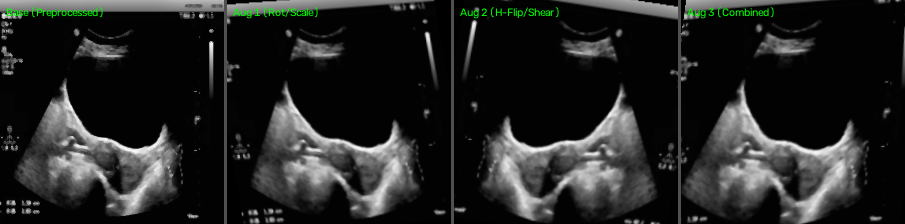
#> input picture reports/augmentation_samples/augmentation_sample_01_UF_1.2.826.0.1.3680043.2.461.11219581.1358591605.png, 905 x 224 px; its folder holds only this picture in this run
$ python -i viewport_cropper.py   (imports and definitions only)
#> lines starting #> are read from the running program, lines starting #| are printed output that depends on the picture; after the words box and inside, x2 and y2 are one past the last pixel; in counts of white or black regions, pixels touching at a corner belong together
#> further down, picture is the input picture: shape (224, 905, 3); mean R, G, B 35.7, 36.8, 35.7
"""
viewport_cropper.py
Automated Ultrasound Viewport & Sector Extraction Module

Removes:
- Non-acoustic black borders/letterboxing
- Ultrasound machine top headers (hospital name, patient ID, date/time)
- Bottom/side UI overlays (depth scales, dB gain text, frequency indicators)
- Watermark margins

Isolates:
- The active B-mode acoustic sector/fan containing pelvic anatomy.
"""

import cv2
import numpy as np
from PIL import Image

def extract_ultrasound_viewport(image, min_intensity_thresh=15, margin_pad=5):
    """
    Locates the active ultrasound acoustic cone/fan and crops out extraneous machine UI margins.
    Accepts:
        image: numpy.ndarray (H, W, 3) or (H, W) or PIL.Image
    Returns:
        cropped: numpy.ndarray of the cropped ultrasound viewport
        bbox: (ymin, xmin, ymax, xmax) relative to original image
    """
#> called with min_intensity_thresh = 15, margin_pad = 5
    if isinstance(image, Image.Image):
        img_np = np.array(image)
    else:
        img_np = image.copy()

    if len(img_np.shape) == 3:
        gray = cv2.cvtColor(img_np, cv2.COLOR_RGB2GRAY)
    else:
        gray = img_np.copy()

    h, w = gray.shape
#> h = 224; w = 905

    # 1. Mask ultrasound fan pixels (pixels with actual acoustic echo)
    # Ultrasound fan has typical echogenic speckle > 15
    _, binary = cv2.threshold(gray, min_intensity_thresh, 255, cv2.THRESH_BINARY)
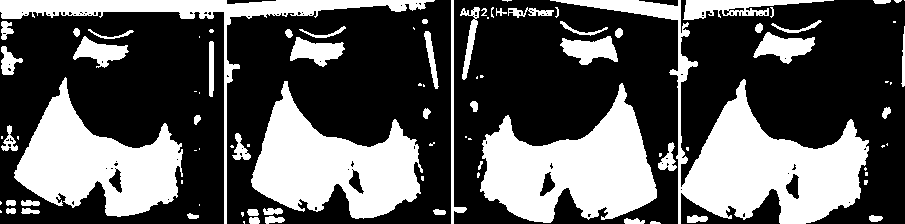
#> binary: shape (224, 905); 34.9% white; 95 white regions (41 under 20 px), largest, box (x1, y1, x2, y2) and area: (550, 0, 869, 224) 16151, (480, 83, 657, 223) 13352, (251, 81, 423, 219) 12143

    # 2. Morphological closing to bridge speckle holes within the uterine sector
    kernel_close = cv2.getStructuringElement(cv2.MORPH_ELLIPSE, (15, 15))
    closed = cv2.morphologyEx(binary, cv2.MORPH_CLOSE, kernel_close)
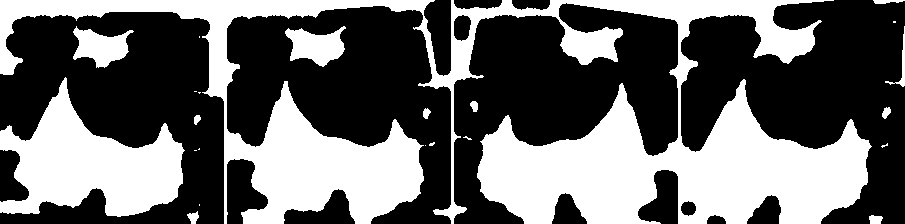
#> closed: shape (224, 905); 40.4% white; 23 white regions (11 under 20 px), largest, box (x1, y1, x2, y2) and area: (0, 0, 872, 224) 65079, (0, 77, 185, 217) 13157, (285, 26, 346, 67) 1506

    # 3. Find connected components to locate the main ultrasound acoustic cone
    num_labels, labels, stats, centroids = cv2.connectedComponentsWithStats(closed, connectivity=8)
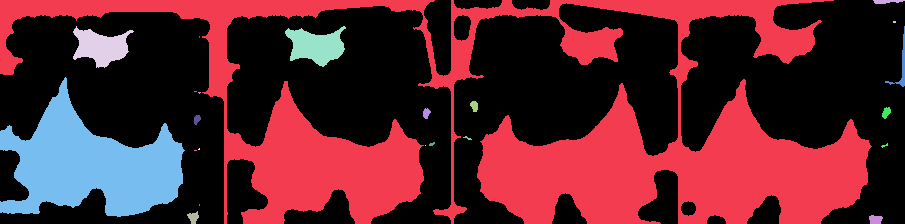
#> labels: shape (224, 905) int32; 24 distinct labels, from 0 to 23; one colour per label, 0 black
#> num_labels = 24; stats = 24 rows, first 6: [0, 0, 905, 224, 120744], [0, 0, 872, 224, 65079], [873, 0, 32, 4, 91], [893, 21, 3, 2, 6], [73, 26, 61, 42, 1439], [285, 26, 61, 41, 1506]; centroids = 24 rows, first 8: [458.5, 98.21], [521.5, 128.3], [886.4, 1.1], [894, 21.5], [100.5, 46.45], [315.7, 45.54], [901.3, 64.96], [199, 36.5]

    if num_labels <= 1:
        # Fallback if image is uniformly dark or binary empty
        return img_np, (0, 0, h, w)

    # Skip background label 0, find component with largest area
    areas = stats[1:, cv2.CC_STAT_AREA]
#> areas = 23 values, max 65079 at index 0, min 1 at index 17, mean 3564.2
    max_idx = np.argmax(areas) + 1  # 1-indexed
#> max_idx = 1

    x = stats[max_idx, cv2.CC_STAT_LEFT]
#> x = 0
    y = stats[max_idx, cv2.CC_STAT_TOP]
#> y = 0
    bw = stats[max_idx, cv2.CC_STAT_WIDTH]
#> bw = 872
    bh = stats[max_idx, cv2.CC_STAT_HEIGHT]
#> bh = 224

    # Sanity checks: ultrasound sector should be substantial (at least 20% of image width/height)
    if bw < w * 0.20 or bh < h * 0.20:
        return img_np, (0, 0, h, w)

    # Trim typical top machine header bar if it was connected (top 5-8% often contains patient text)
    # If the sector starts at y=0, check if row 0 to 25 has text lines
    ymin = max(0, y - margin_pad)
#> ymin = 0
    xmin = max(0, x - margin_pad)
#> xmin = 0
    ymax = min(h, y + bh + margin_pad)
#> ymax = 224
    xmax = min(w, x + bw + margin_pad)
#> xmax = 877

    cropped = img_np[ymin:ymax, xmin:xmax]
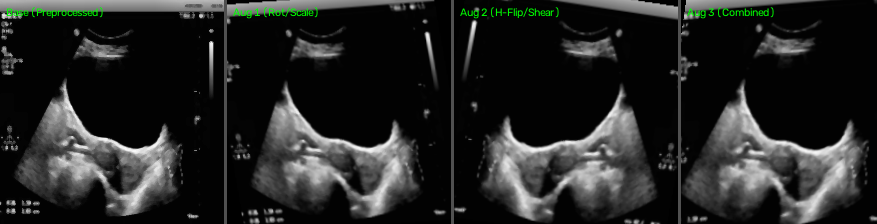
#> cropped: shape (224, 877, 3); mean R, G, B 36.7, 37.8, 36.7
    return cropped, (ymin, xmin, ymax, xmax)

# [27 lines not run here, left out]

>>> import cv2
>>> picture = cv2.cvtColor(cv2.imread('../../../reports/augmentation_samples/augmentation_sample_01_UF_1.2.826.0.1.3680043.2.461.11219581.1358591605.png'), cv2.COLOR_BGR2RGB)
>>> result = extract_ultrasound_viewport(picture)

$ run again, on reports/augmentation_samples/augmentation_sample_02_UF_1.2.826.0.1.3680043.2.461.11221583.696933856.png
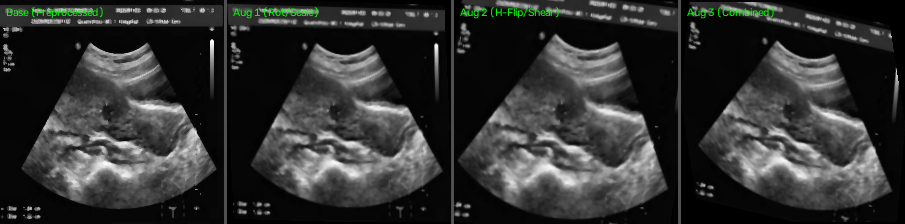
#> input picture reports/augmentation_samples/augmentation_sample_02_UF_1.2.826.0.1.3680043.2.461.11221583.696933856.png, 905 x 224 px
#> picture is the input picture: shape (224, 905, 3); mean R, G, B 49.7, 50.8, 49.7
#> binary: shape (224, 905); 54.4% white; 38 black regions (32 under 20 px), largest, box (x1, y1, x2, y2) and area: (681, 0, 905, 224) 24986, (227, 0, 451, 224) 23857, (0, 0, 224, 224) 23271, (454, 0, 678, 224) 19852, (622, 0, 678, 8) 218, (617, 95, 625, 101) 22
#> closed: shape (224, 905); 59.7% white; 8 black regions, largest, box (x1, y1, x2, y2) and area: (681, 0, 905, 224) 23222, (227, 26, 451, 224) 19965, (0, 27, 224, 224) 19819
#> in extract_ultrasound_viewport, `num_labels, labels, stats, centroids = cv2.connectedComponentsWithStat..`:
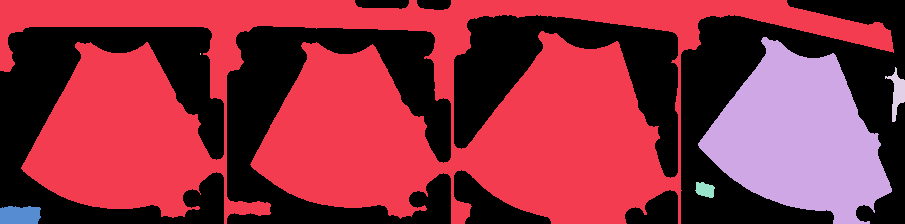
#> labels: shape (224, 905) int32; 7 distinct labels, from 0 to 6; one colour per label, 0 black
#> num_labels = 7; stats = [[0, 0, 905, 224, 81679], [0, 0, 894, 224, 98373], [698, 37, 194, 187, 21316], [200, 53, 1, 2, 2], [885, 67, 20, 55, 438], [695, 182, 20, 16, 233], [0, 206, 41, 18, 679]]; centroids = [[455.6, 108.2], [374.3, 107.8], [798.7, 137.2], [200, 53.5], [896.8, 92.56], [704.6, 189.4], [19.43, 214.9]]
#> areas = [98373, 21316, 2, 438, 233, 679]
#> max_idx = 1
#> x = 0
#> bw = 894
#> bh = 224
#> ymin = 0
#> ymax = 224
#> xmax = 899
#> in extract_ultrasound_viewport, `cropped = img_np[ymin:ymax, xmin:xmax]`:
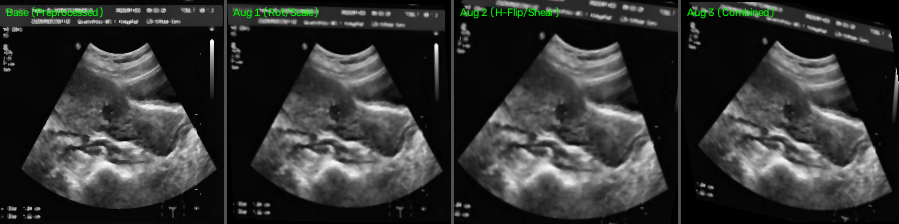
#> cropped: shape (224, 899, 3); mean R, G, B 50, 51.1, 50

$ run again, on reports/augmentation_samples/augmentation_sample_03_NUF_1.2.826.0.1.3680043.2.461.11229756.3714980984.png
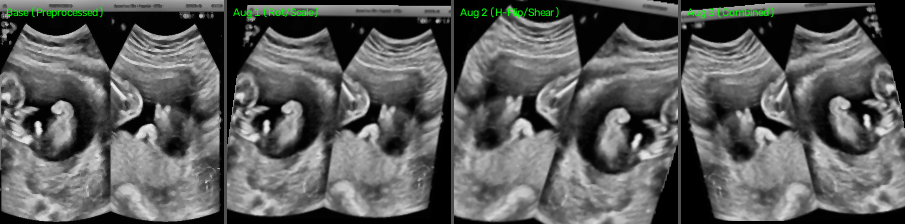
#> input picture reports/augmentation_samples/augmentation_sample_03_NUF_1.2.826.0.1.3680043.2.461.11229756.3714980984.png, 905 x 224 px
#> picture is the input picture: shape (224, 905, 3); mean R, G, B 91.3, 92.4, 91.3
#> in extract_ultrasound_viewport, `_, binary = cv2.threshold(gray, min_intensity_thresh, 255, cv2.THRESH_..`:
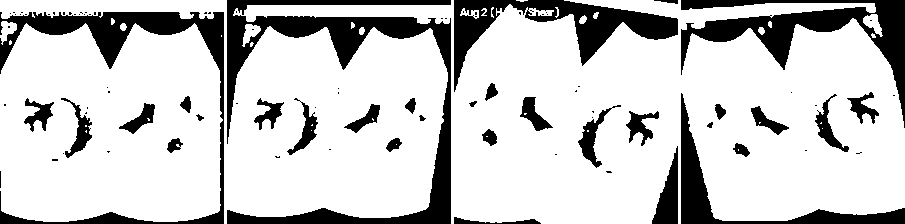
#> binary: shape (224, 905); 78.9% white; 91 black regions (59 under 20 px), largest, box (x1, y1, x2, y2) and area: (227, 0, 451, 224) 10869, (681, 0, 905, 128) 7057, (0, 12, 224, 224) 6935
#> in extract_ultrasound_viewport, `closed = cv2.morphologyEx(binary, cv2.MORPH_CLOSE, kernel_close)`:
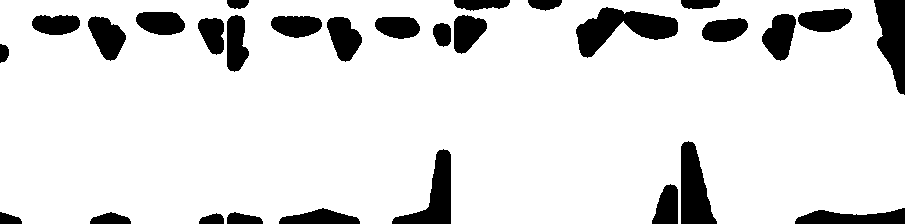
#> closed: shape (224, 905); 87.8% white; 29 black regions, largest, box (x1, y1, x2, y2) and area: (576, 7, 678, 58) 2489, (681, 141, 717, 224) 1953, (874, 0, 905, 95) 1932
#> num_labels = 2; stats = [[0, 0, 905, 224, 24643], [0, 0, 905, 224, 178077]]; centroids = [[504.4, 83.39], [444.7, 115.4]]
#> areas = [178077]
#> max_idx = 1
#> x = 0
#> bw = 905
#> bh = 224
#> ymin = 0
#> ymax = 224
#> xmax = 905

$ run again, on reports/augmentation_samples/augmentation_sample_04_NUF_1.2.826.0.1.3680043.2.461.11229757.2783613826.png
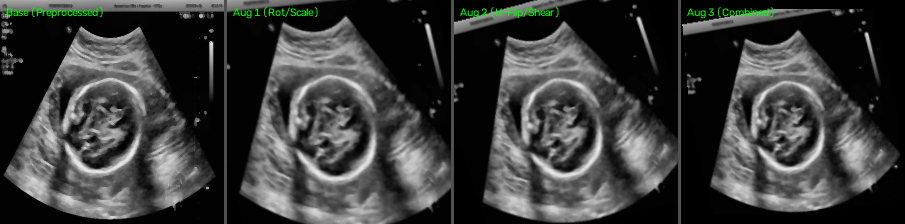
#> input picture reports/augmentation_samples/augmentation_sample_04_NUF_1.2.826.0.1.3680043.2.461.11229757.2783613826.png, 905 x 224 px
#> picture is the input picture: shape (224, 905, 3); mean R, G, B 58.7, 59.8, 58.7
#> binary: shape (224, 905); 57.6% white; 136 black regions (104 under 20 px), largest, box (x1, y1, x2, y2) and area: (681, 0, 905, 224) 25151, (0, 12, 224, 224) 19887, (454, 0, 678, 224) 18054
#> closed: shape (224, 905); 62.1% white; 14 black regions, largest, box (x1, y1, x2, y2) and area: (681, 0, 905, 224) 24041, (454, 15, 559, 224) 8983, (559, 0, 678, 128) 8407
#> in extract_ultrasound_viewport, `num_labels, labels, stats, centroids = cv2.connectedComponentsWithStat..`:
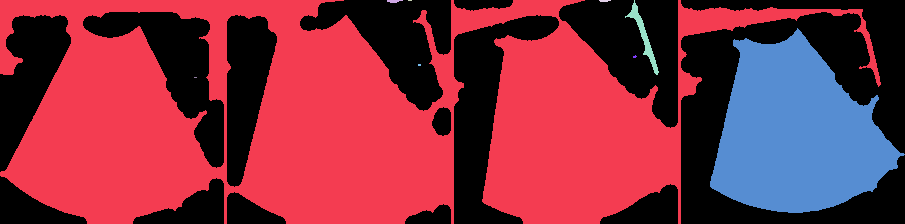
#> labels: shape (224, 905) int32; 10 distinct labels, from 0 to 9; one colour per label, 0 black
#> num_labels = 10; stats = [[0, 0, 905, 224, 76918], [0, 0, 881, 224, 102402], [387, 0, 16, 3, 35], [408, 0, 4, 1, 4], [599, 0, 12, 2, 20], [625, 0, 34, 75, 470], [710, 28, 195, 185, 22854], [633, 55, 4, 3, 8], [418, 64, 3, 2, 6], [194, 77, 3, 1, 3]]; centroids = [[485.4, 94.08], [349.3, 120.2], [393.5, 0.743], [409.5, 0], [604.1, 0.4], [643.3, 35.94], [795.9, 132.9], [634.4, 56.25], [419, 64.5], [195, 77]]
#> areas = [102402, 35, 4, 20, 470, 22854, 8, 6, 3]
#> max_idx = 1
#> x = 0
#> bw = 881
#> bh = 224
#> ymin = 0
#> ymax = 224
#> xmax = 886
#> in extract_ultrasound_viewport, `cropped = img_np[ymin:ymax, xmin:xmax]`:
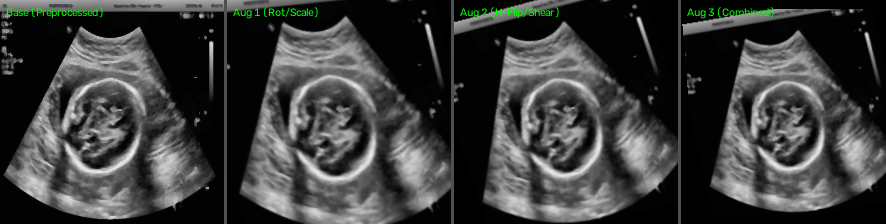
#> cropped: shape (224, 886, 3); mean R, G, B 59.9, 61, 59.9
